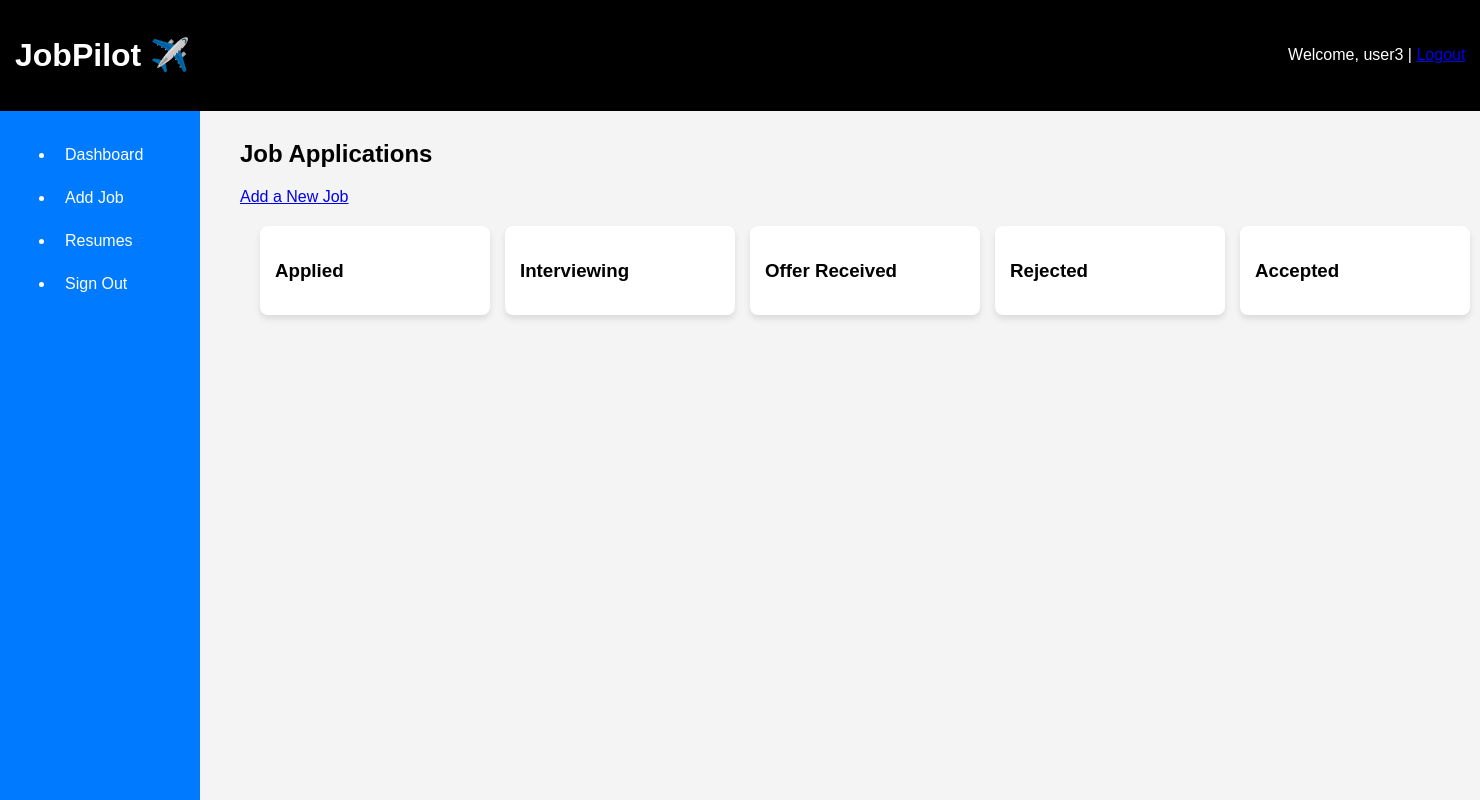
Before: /jobs/ (signed in) with the older database file.
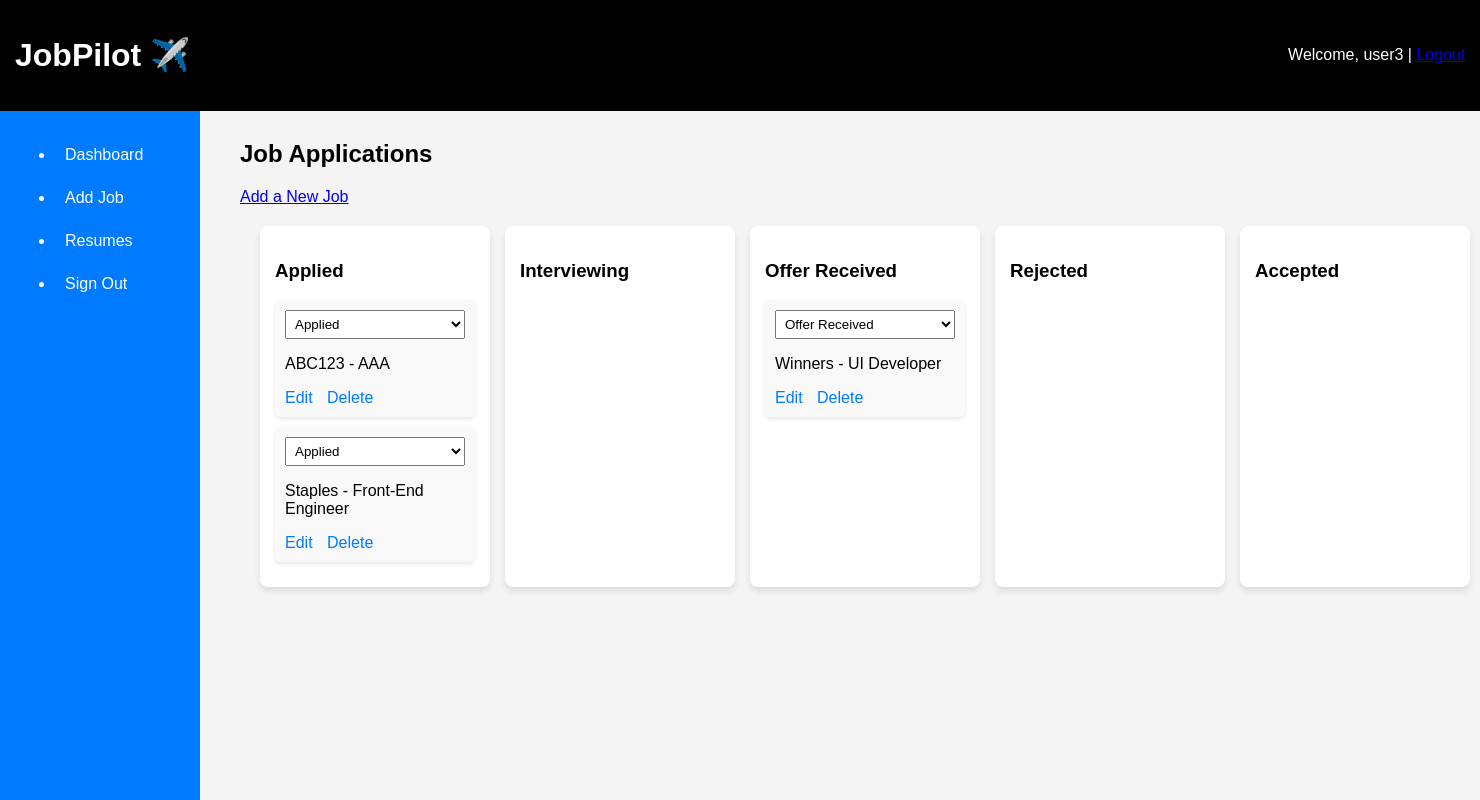
After: the same page with the newer database file.
### applications/models.py (models this page shows, shortened)
class JobApplication(models.Model):
    STATUS_CHOICES = [
        ('Applied', 'Applied'),
        ('Interviewing', 'Interviewing'),
        ('Offer Received', 'Offer Received'),
        ('Rejected', 'Rejected'),
        ('Accepted', 'Accepted'),
    ]
    user = models.ForeignKey(User, on_delete=models.CASCADE)
    company_name = models.CharField(max_length=255)
    job_title = models.CharField(max_length=255)
    date_applied = models.DateField()
    status = models.CharField(max_length=20, choices=STATUS_CHOICES, default='Applied')
    notes = models.TextField(blank=True, null=True)

### applications/views.py (the view)
# urls.py: path('jobs/', views.job_list, name='job_list'),
@login_required
def job_list(request):
    jobs = JobApplication.objects.filter(user=request.user)
    status_categories = ["Applied", "Interviewing", "Offer Received", "Rejected", "Accepted"]  # Pass this to the template
    return render(request, 'applications/job_list.html', {'jobs': jobs, 'status_categories': status_categories})

### applications/templates/applications/job_list.html (shortened to what this page needs)
{% extends "base.html" %}
{% block content %}
    <h2>Job Applications</h2>
    <a href="{% url 'job_create' %}">Add a New Job</a>
    <div class="job-container">
        {% for status_category in status_categories %}
            <div class="job-column">
                <h3>{{ status_category }}</h3>
                {% for job in jobs %}
                    {% if job.status == status_category %}
                        <div class="job-card">
                            <form method="POST" action="{% url 'update_status' job.id %}">
                                <select name="status" onchange="this.form.submit()">
                                    {% for choice in job.STATUS_CHOICES %}
                                        <option value="{{ choice.0 }}" {% if job.status == choice.0 %}selected{% endif %}>
                                            {{ choice.1 }}
                                        </option>
                                    {% endfor %}
                                </select>
                            </form>
                            <p>{{ job.company_name }} - {{ job.job_title }}</p>
                            <a href="{% url 'job_update' job.id %}">Edit</a>
                            <a href="{% url 'job_delete' job.id %}">Delete</a>
                        </div>
                    {% endif %}
                {% endfor %}
            </div>
        {% endfor %}
    </div>
{% endblock %}

Changed rows visible on the page:
added JobApplication: status "Applied", company_name "ABC123", job_title "AAA"
added JobApplication: status "Applied", company_name "Staples", job_title "Front-End Engineer"
added JobApplication: status "Offer Received", company_name "Winners", job_title "UI Developer"
